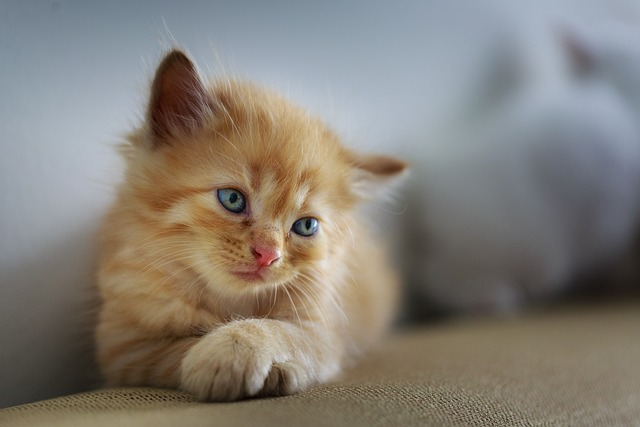
#> input picture Image Preprocessing/cat3.jpg, 640 x 427 px, found by its file name
$ python transfrom_img.py
#> lines starting #> are read from the running program, lines starting #| are printed output that depends on the picture
import cv2 as cv
import numpy as np

# translation (moving the image)

image = cv.imread("Image Preprocessing\cat3.jpg")
#> image is the input picture: shape (427, 640, 3); mean B, G, R 118.5, 126.8, 132.4


"""


# define the transformation matrix(move by 100 pixels in x and y direction)
M = np.float32([[1,0,10], [0,1,10]])

# apply the transfromation
# cv.imshow('cat', image)

shifter_image = cv.warpAffine(image, M, (image.shape[1], image.shape[0]))

"""

# rotatiion(Spinning the image)
"""

center = (image.shape[1]//2, image.shape[0]//2)
# print(center)
M = cv.getRotationMatrix2D(center, 90, 1.0)

rotated_img = cv.warpAffine(image, M, (image.shape[1], image.shape[0]))
cv.imshow('rotated_image', rotated_img)

cv.imshow('cat image', image)

"""


"""

## Scaling the image(zooming In and out)
# resized_img = cv.resize(image, None, fx = 0.3, fy = 0.8)
# cv.imshow('resized_img', resized_img)

cv.imshow('original', image)

# Flipping the image - Mirror the image
flipped_img_horiz = cv.flip(image, 1) # 1 for horizontally , 0 for vertically
cv.imshow('flipped_img_hori',flipped_img_horiz)

flipped_img_vert = cv.flip(image, 0)
cv.imshow('flipped_image_vertically', flipped_img_vert)


"""


# Affine Transformation (Skewing the image)

pt1 = np.float32([[10,50],[200,100], [50,200]]) # creating a 2D array
# print(pt1)
pt2 = np.float32([[10,100],[200,50],[100,250]])

# Affine transforation matrix
M = cv.getAffineTransform(pt1, pt2)
transformed_image = cv.warpAffine(image, M, (image.shape[1], image.shape[0]))
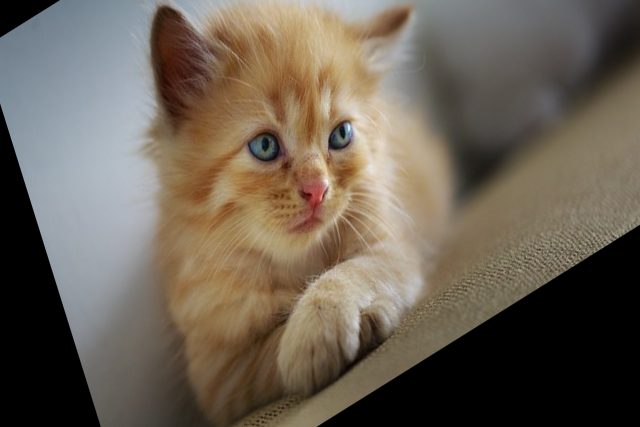
#> transformed_image: shape (427, 640, 3); mean B, G, R 85, 97.7, 107.6
cv.imshow('Transformed_affine_imgae', transformed_image)


cv.waitKey(0)
